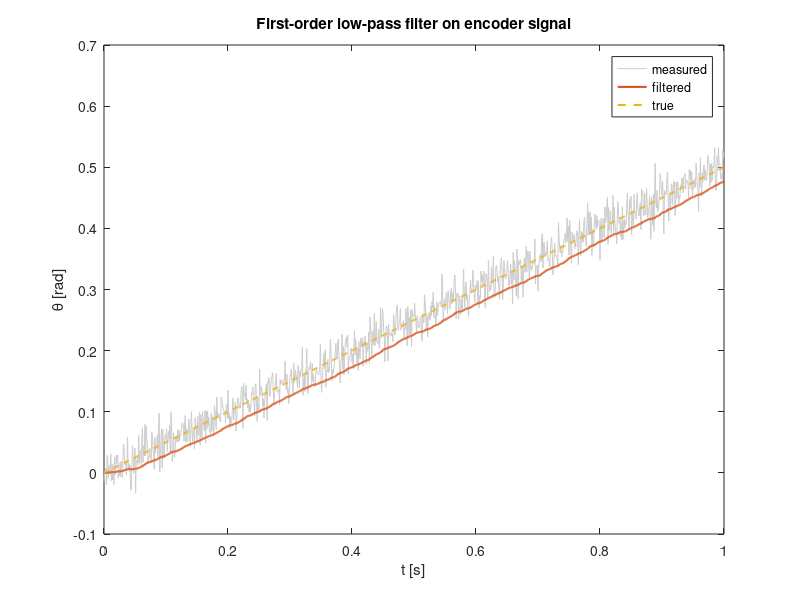

Source code (MATLAB):
% Parameters
tau = 0.05;          % time constant
wc  = 1/tau;         % cutoff frequency
s   = tf('s');

F_lp = wc / (s + wc);     % continuous-time low-pass filter

% Time-domain simulation on a noisy signal
dt = 0.001;
t  = 0:dt:1;
theta_true = 0.5 * t;
noise = 0.02 * randn(size(t));
y_meas = theta_true + noise;

y_filt = lsim(F_lp, y_meas, t);

% Plot
figure;
plot(t, y_meas, 'Color', [0.8 0.8 0.8]); hold on;
plot(t, y_filt, 'LineWidth', 1.5);
plot(t, theta_true, '--', 'LineWidth', 1.5);
legend('measured', 'filtered', 'true');
xlabel('t [s]');
ylabel('\theta [rad]');
title('First-order low-pass filter on encoder signal');

% In Simulink:
%  - Use a "Transfer Fcn" block with numerator [wc] and denominator [1 wc].
%  - Place this block in the measurement path before the controller input.
%  - Robotics System Toolbox can then connect the Simulink controller to a
%    robot model or a ROS network for full closed-loop simulations.
